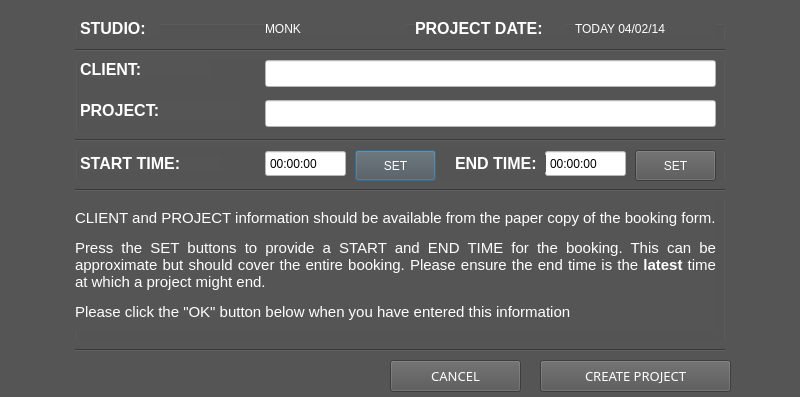
<?xml version="1.0" encoding="UTF-8"?>
<ui version="4.0">
 <class>ProjectProperties</class>
 <widget class="QDialog" name="ProjectProperties">
  <property name="windowModality">
   <enum>Qt::WindowModal</enum>
  </property>
  <property name="geometry">
   <rect>
    <x>0</x>
    <y>0</y>
    <width>800</width>
    <height>397</height>
   </rect>
  </property>
  <property name="palette">
   <palette>
    <active>
     <colorrole role="WindowText">
      <brush brushstyle="SolidPattern">
       <color alpha="255">
        <red>255</red>
        <green>255</green>
        <blue>255</blue>
       </color>
      </brush>
     </colorrole>
     <colorrole role="Button">
      <brush brushstyle="SolidPattern">
       <color alpha="255">
        <red>85</red>
        <green>85</green>
        <blue>85</blue>
       </color>
      </brush>
     </colorrole>
     <colorrole role="Text">
      <brush brushstyle="SolidPattern">
       <color alpha="255">
        <red>255</red>
        <green>255</green>
        <blue>255</blue>
       </color>
      </brush>
     </colorrole>
     <colorrole role="ButtonText">
      <brush brushstyle="SolidPattern">
       <color alpha="255">
        <red>255</red>
        <green>255</green>
        <blue>255</blue>
       </color>
      </brush>
     </colorrole>
     <colorrole role="Base">
      <brush brushstyle="SolidPattern">
       <color alpha="255">
        <red>85</red>
        <green>85</green>
        <blue>85</blue>
       </color>
      </brush>
     </colorrole>
     <colorrole role="Window">
      <brush brushstyle="SolidPattern">
       <color alpha="255">
        <red>85</red>
        <green>85</green>
        <blue>85</blue>
       </color>
      </brush>
     </colorrole>
    </active>
    <inactive>
     <colorrole role="WindowText">
      <brush brushstyle="SolidPattern">
       <color alpha="255">
        <red>255</red>
        <green>255</green>
        <blue>255</blue>
       </color>
      </brush>
     </colorrole>
     <colorrole role="Button">
      <brush brushstyle="SolidPattern">
       <color alpha="255">
        <red>85</red>
        <green>85</green>
        <blue>85</blue>
       </color>
      </brush>
     </colorrole>
     <colorrole role="Text">
      <brush brushstyle="SolidPattern">
       <color alpha="255">
        <red>255</red>
        <green>255</green>
        <blue>255</blue>
       </color>
      </brush>
     </colorrole>
     <colorrole role="ButtonText">
      <brush brushstyle="SolidPattern">
       <color alpha="255">
        <red>255</red>
        <green>255</green>
        <blue>255</blue>
       </color>
      </brush>
     </colorrole>
     <colorrole role="Base">
      <brush brushstyle="SolidPattern">
       <color alpha="255">
        <red>85</red>
        <green>85</green>
        <blue>85</blue>
       </color>
      </brush>
     </colorrole>
     <colorrole role="Window">
      <brush brushstyle="SolidPattern">
       <color alpha="255">
        <red>85</red>
        <green>85</green>
        <blue>85</blue>
       </color>
      </brush>
     </colorrole>
    </inactive>
    <disabled>
     <colorrole role="WindowText">
      <brush brushstyle="SolidPattern">
       <color alpha="255">
        <red>255</red>
        <green>255</green>
        <blue>255</blue>
       </color>
      </brush>
     </colorrole>
     <colorrole role="Button">
      <brush brushstyle="SolidPattern">
       <color alpha="255">
        <red>85</red>
        <green>85</green>
        <blue>85</blue>
       </color>
      </brush>
     </colorrole>
     <colorrole role="Text">
      <brush brushstyle="SolidPattern">
       <color alpha="255">
        <red>255</red>
        <green>255</green>
        <blue>255</blue>
       </color>
      </brush>
     </colorrole>
     <colorrole role="ButtonText">
      <brush brushstyle="SolidPattern">
       <color alpha="255">
        <red>255</red>
        <green>255</green>
        <blue>255</blue>
       </color>
      </brush>
     </colorrole>
     <colorrole role="Base">
      <brush brushstyle="SolidPattern">
       <color alpha="255">
        <red>85</red>
        <green>85</green>
        <blue>85</blue>
       </color>
      </brush>
     </colorrole>
     <colorrole role="Window">
      <brush brushstyle="SolidPattern">
       <color alpha="255">
        <red>85</red>
        <green>85</green>
        <blue>85</blue>
       </color>
      </brush>
     </colorrole>
    </disabled>
   </palette>
  </property>
  <property name="font">
   <font>
    <family>Sans Serif</family>
    <pointsize>10</pointsize>
   </font>
  </property>
  <property name="windowTitle">
   <string>Enter Booking/Project Details Please.</string>
  </property>
  <property name="styleSheet">
   <string notr="true">background: rgb(85, 85, 85);
color: white;</string>
  </property>
  <property name="modal">
   <bool>true</bool>
  </property>
  <widget class="QGroupBox" name="groupBox_2">
   <property name="geometry">
    <rect>
     <x>75</x>
     <y>20</y>
     <width>650</width>
     <height>331</height>
    </rect>
   </property>
   <property name="font">
    <font>
     <pointsize>12</pointsize>
    </font>
   </property>
   <property name="title">
    <string/>
   </property>
   <widget class="QLabel" name="label_2">
    <property name="geometry">
     <rect>
      <x>5</x>
      <y>40</y>
      <width>131</width>
      <height>18</height>
     </rect>
    </property>
    <property name="font">
     <font>
      <pointsize>12</pointsize>
      <weight>75</weight>
      <bold>true</bold>
     </font>
    </property>
    <property name="text">
     <string>CLIENT:</string>
    </property>
   </widget>
   <widget class="QLabel" name="label">
    <property name="geometry">
     <rect>
      <x>5</x>
      <y>80</y>
      <width>161</width>
      <height>21</height>
     </rect>
    </property>
    <property name="font">
     <font>
      <pointsize>12</pointsize>
      <weight>75</weight>
      <bold>true</bold>
     </font>
    </property>
    <property name="text">
     <string>PROJECT:</string>
    </property>
   </widget>
   <widget class="QLabel" name="label_4">
    <property name="geometry">
     <rect>
      <x>0</x>
      <y>180</y>
      <width>641</width>
      <height>131</height>
     </rect>
    </property>
    <property name="sizePolicy">
     <sizepolicy hsizetype="Fixed" vsizetype="Fixed">
      <horstretch>0</horstretch>
      <verstretch>0</verstretch>
     </sizepolicy>
    </property>
    <property name="font">
     <font>
      <family>Ubuntu</family>
      <pointsize>11</pointsize>
     </font>
    </property>
    <property name="styleSheet">
     <string notr="true">color: white;</string>
    </property>
    <property name="text">
     <string>&lt;html&gt;&lt;head/&gt;&lt;body&gt;&lt;p align=&quot;justify&quot;&gt;CLIENT and PROJECT information should be available from the paper copy of the booking form.&lt;/p&gt;&lt;p align=&quot;justify&quot;&gt;Press the SET buttons to provide a START and END TIME for the booking. This can be approximate but should cover the entire booking. Please ensure the end time is the &lt;span style=&quot; font-weight:600;&quot;&gt;latest&lt;/span&gt; time at which a project might end.&lt;/p&gt;&lt;p align=&quot;justify&quot;&gt;Please click the &amp;quot;OK&amp;quot; button below when you have entered this information&lt;/p&gt;&lt;/body&gt;&lt;/html&gt;</string>
    </property>
    <property name="wordWrap">
     <bool>true</bool>
    </property>
   </widget>
   <widget class="QLabel" name="label_3">
    <property name="geometry">
     <rect>
      <x>5</x>
      <y>0</y>
      <width>81</width>
      <height>17</height>
     </rect>
    </property>
    <property name="font">
     <font>
      <pointsize>12</pointsize>
      <weight>75</weight>
      <bold>true</bold>
     </font>
    </property>
    <property name="text">
     <string>STUDIO:</string>
    </property>
   </widget>
   <widget class="QLabel" name="studio_name_label">
    <property name="geometry">
     <rect>
      <x>190</x>
      <y>0</y>
      <width>141</width>
      <height>17</height>
     </rect>
    </property>
    <property name="text">
     <string>MONK</string>
    </property>
   </widget>
   <widget class="QTimeEdit" name="start_time">
    <property name="geometry">
     <rect>
      <x>190</x>
      <y>130</y>
      <width>81</width>
      <height>27</height>
     </rect>
    </property>
    <property name="styleSheet">
     <string notr="true">background: white;
color: black;</string>
    </property>
    <property name="buttonSymbols">
     <enum>QAbstractSpinBox::NoButtons</enum>
    </property>
    <property name="specialValueText">
     <string/>
    </property>
   </widget>
   <widget class="QTimeEdit" name="end_time">
    <property name="geometry">
     <rect>
      <x>470</x>
      <y>130</y>
      <width>81</width>
      <height>27</height>
     </rect>
    </property>
    <property name="styleSheet">
     <string notr="true">background: white;
color: black;</string>
    </property>
    <property name="buttonSymbols">
     <enum>QAbstractSpinBox::NoButtons</enum>
    </property>
   </widget>
   <widget class="QLabel" name="label_6">
    <property name="geometry">
     <rect>
      <x>5</x>
      <y>135</y>
      <width>141</width>
      <height>17</height>
     </rect>
    </property>
    <property name="font">
     <font>
      <pointsize>12</pointsize>
      <weight>75</weight>
      <bold>true</bold>
     </font>
    </property>
    <property name="text">
     <string>START TIME:</string>
    </property>
   </widget>
   <widget class="QLabel" name="label_7">
    <property name="geometry">
     <rect>
      <x>340</x>
      <y>0</y>
      <width>151</width>
      <height>17</height>
     </rect>
    </property>
    <property name="font">
     <font>
      <pointsize>12</pointsize>
      <weight>75</weight>
      <bold>true</bold>
     </font>
    </property>
    <property name="text">
     <string>PROJECT DATE:</string>
    </property>
   </widget>
   <widget class="QLabel" name="date_label">
    <property name="geometry">
     <rect>
      <x>500</x>
      <y>0</y>
      <width>141</width>
      <height>17</height>
     </rect>
    </property>
    <property name="text">
     <string>TODAY 04/02/14</string>
    </property>
   </widget>
   <widget class="QLabel" name="label_9">
    <property name="geometry">
     <rect>
      <x>380</x>
      <y>135</y>
      <width>91</width>
      <height>17</height>
     </rect>
    </property>
    <property name="font">
     <font>
      <pointsize>12</pointsize>
      <weight>75</weight>
      <bold>true</bold>
     </font>
    </property>
    <property name="text">
     <string>END TIME:</string>
    </property>
   </widget>
   <widget class="Line" name="line">
    <property name="geometry">
     <rect>
      <x>0</x>
      <y>20</y>
      <width>651</width>
      <height>20</height>
     </rect>
    </property>
    <property name="styleSheet">
     <string notr="true">color: white;</string>
    </property>
    <property name="orientation">
     <enum>Qt::Horizontal</enum>
    </property>
   </widget>
   <widget class="Line" name="line_2">
    <property name="geometry">
     <rect>
      <x>0</x>
      <y>110</y>
      <width>651</width>
      <height>20</height>
     </rect>
    </property>
    <property name="orientation">
     <enum>Qt::Horizontal</enum>
    </property>
   </widget>
   <widget class="Line" name="line_3">
    <property name="geometry">
     <rect>
      <x>0</x>
      <y>160</y>
      <width>651</width>
      <height>20</height>
     </rect>
    </property>
    <property name="orientation">
     <enum>Qt::Horizontal</enum>
    </property>
   </widget>
   <widget class="Line" name="line_4">
    <property name="geometry">
     <rect>
      <x>0</x>
      <y>320</y>
      <width>651</width>
      <height>20</height>
     </rect>
    </property>
    <property name="orientation">
     <enum>Qt::Horizontal</enum>
    </property>
   </widget>
   <widget class="QLineEdit" name="leClientName">
    <property name="geometry">
     <rect>
      <x>190</x>
      <y>40</y>
      <width>451</width>
      <height>27</height>
     </rect>
    </property>
    <property name="styleSheet">
     <string notr="true">background: white;
color: black;</string>
    </property>
   </widget>
   <widget class="QLineEdit" name="leProjectTitle">
    <property name="geometry">
     <rect>
      <x>190</x>
      <y>80</y>
      <width>451</width>
      <height>27</height>
     </rect>
    </property>
    <property name="styleSheet">
     <string notr="true">background: white;
color: black;</string>
    </property>
   </widget>
   <widget class="QPushButton" name="set_start_time">
    <property name="geometry">
     <rect>
      <x>280</x>
      <y>130</y>
      <width>81</width>
      <height>31</height>
     </rect>
    </property>
    <property name="text">
     <string>SET</string>
    </property>
   </widget>
   <widget class="QPushButton" name="set_end_time">
    <property name="geometry">
     <rect>
      <x>560</x>
      <y>130</y>
      <width>81</width>
      <height>31</height>
     </rect>
    </property>
    <property name="text">
     <string>SET</string>
    </property>
   </widget>
  </widget>
  <widget class="QPushButton" name="create_project_button">
   <property name="enabled">
    <bool>true</bool>
   </property>
   <property name="geometry">
    <rect>
     <x>540</x>
     <y>360</y>
     <width>191</width>
     <height>32</height>
    </rect>
   </property>
   <property name="text">
    <string>CREATE PROJECT</string>
   </property>
   <property name="icon">
    <iconset>
     <normaloff>images/applications-multimedia.png</normaloff>images/applications-multimedia.png</iconset>
   </property>
   <property name="iconSize">
    <size>
     <width>24</width>
     <height>24</height>
    </size>
   </property>
  </widget>
  <widget class="QPushButton" name="cancelButton">
   <property name="geometry">
    <rect>
     <x>390</x>
     <y>360</y>
     <width>131</width>
     <height>32</height>
    </rect>
   </property>
   <property name="text">
    <string>CANCEL</string>
   </property>
   <property name="icon">
    <iconset>
     <normaloff>images/window-close.png</normaloff>images/window-close.png</iconset>
   </property>
   <property name="iconSize">
    <size>
     <width>24</width>
     <height>24</height>
    </size>
   </property>
  </widget>
 </widget>
 <resources/>
 <connections/>
</ui>
